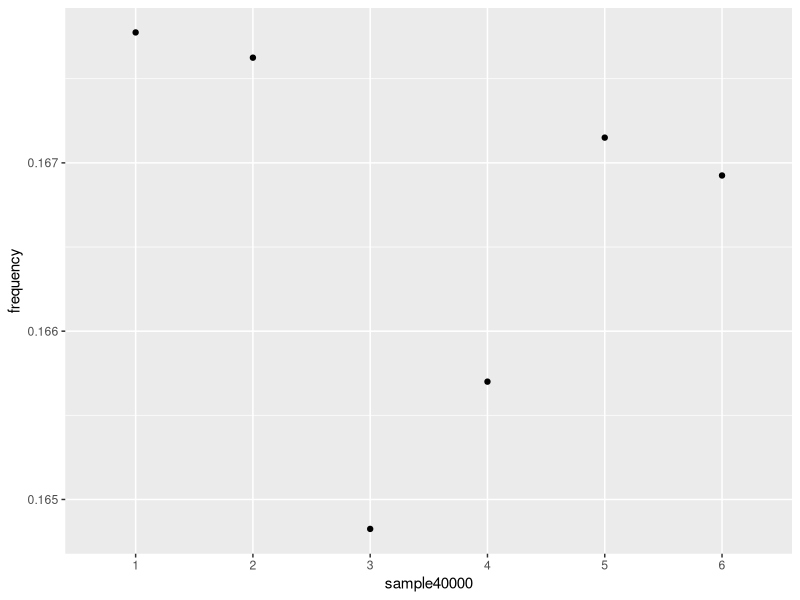
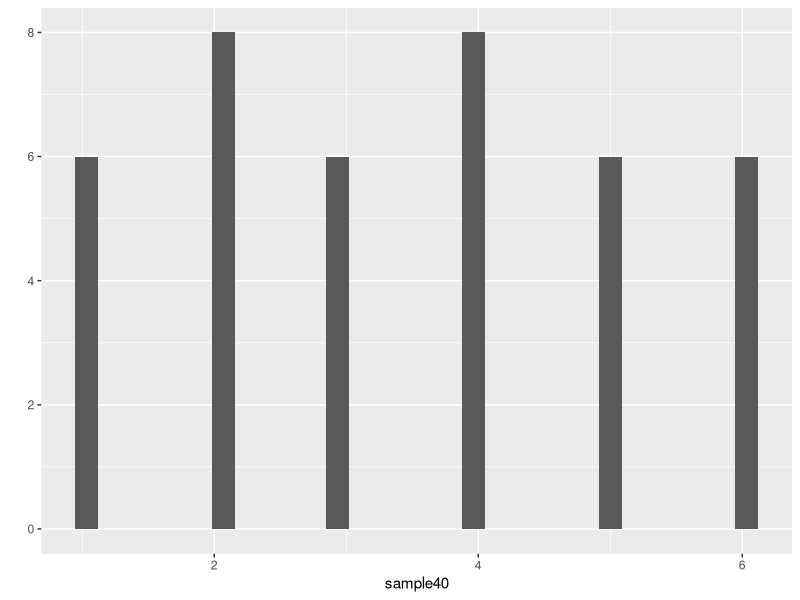

These charts were generated, in order, by the following R code:
#q15

library(ggplot2)
sample40<-sample(1:6, 40, replace = TRUE)
sample70<-sample(1:6, 70, replace = TRUE)
sample100<-sample(1:6, 100, replace = TRUE)
sample40000<-sample(1:6, 40000, replace = TRUE) 
# plot(sample40, xlab="Frequency Distribution", ylab = "Faces of Die", type = "b")
# df40<- data.frame(table(sample40))
# ggplot(df40, aes(x=Freq, y=sample40)) + geom_point(color= "blue",size=3)
# 
df<- data.frame(table(sample40000))
df$frequency<- df$Freq / 40000
df
ggplot(df, aes(x=sample40000, y=frequency)) + geom_point()
qplot(sample40)